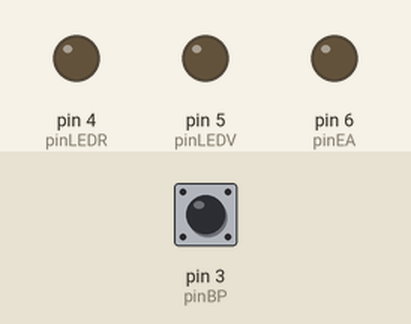
Bench run of a sketch on a simulated Arduino Uno, built with avr-gcc and run on an emulated ATmega328P. Parts: output pins drawn as LEDs (lit = HIGH). Inputs (shaded band) come from the test bench; at power-on: pin 3 (pinBP) LOW.

Above: at 1.2 s.
1.3 s: pin 3 (pinBP) driven HIGH
At 1.6 s:
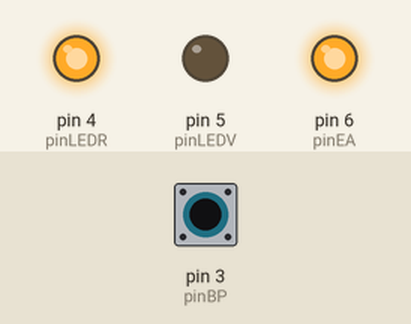
2.8 s: pin 3 (pinBP) pulsed LOW 5 times (0.12 s each, 0.3 s apart)
At 5.0 s:
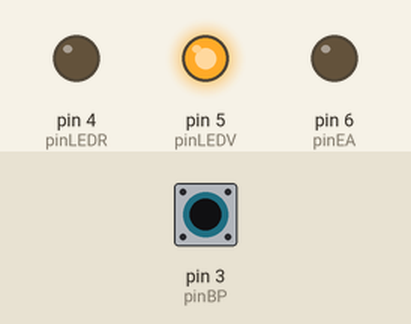
Timing chart, 0 to 6.5 s (numbered marks = the images above; inputs shaded):
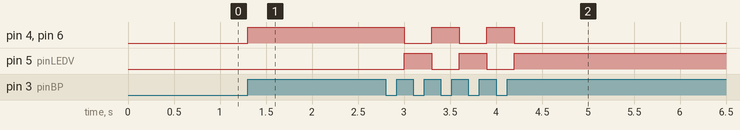

Measured:
- after the input at 1.3 s, pin 4 (pinLEDR), pin 6 (pinEA): LOW → HIGH at once
- after the input at 2.8 s, pin 4 (pinLEDR), pin 6 (pinEA): alternates HIGH for 0.30 s and LOW for 0.30 s, 5 changes in all, then stays LOW, starting after 0.20 s; pin 5 (pinLEDV): alternates HIGH for 0.30 s and LOW for 0.30 s, 5 changes in all, then stays HIGH, starting after 0.20 s

The sketch:

Electroaimant.ino
```cpp
int etat;
int oldEtatBP;

const int WAIT = 0;
const int START = 1;
const int STOP = 2;

const int pinBP = 3;
const int pinLEDR = 4;
const int pinLEDV = 5;
const int pinEA = 6;

void setup() {
 pinMode(pinBP, INPUT);
 pinMode(pinLEDR, OUTPUT);
 pinMode(pinLEDV, OUTPUT);
 pinMode(pinEA, OUTPUT);

 etat = WAIT;
 oldEtatBP = LOW;
 digitalWrite(pinLEDR, LOW);
 digitalWrite(pinLEDV, LOW);
 digitalWrite(pinEA, LOW);
}

void loop() {
  int etatBP = digitalRead(pinBP);

  if(oldEtatBP == LOW && etatBP == HIGH){
    if (etat == WAIT || etat == STOP){
      etat = START;
      digitalWrite(pinLEDR, HIGH);
      digitalWrite(pinLEDV, LOW);
      digitalWrite(pinEA, HIGH);
     }
    else {
      etat = STOP;
      digitalWrite(pinLEDR, LOW);
      digitalWrite(pinLEDV, HIGH);
      digitalWrite(pinEA, LOW);
     }
   }
      oldEtatBP = etatBP;
      delay(100);
}
```
